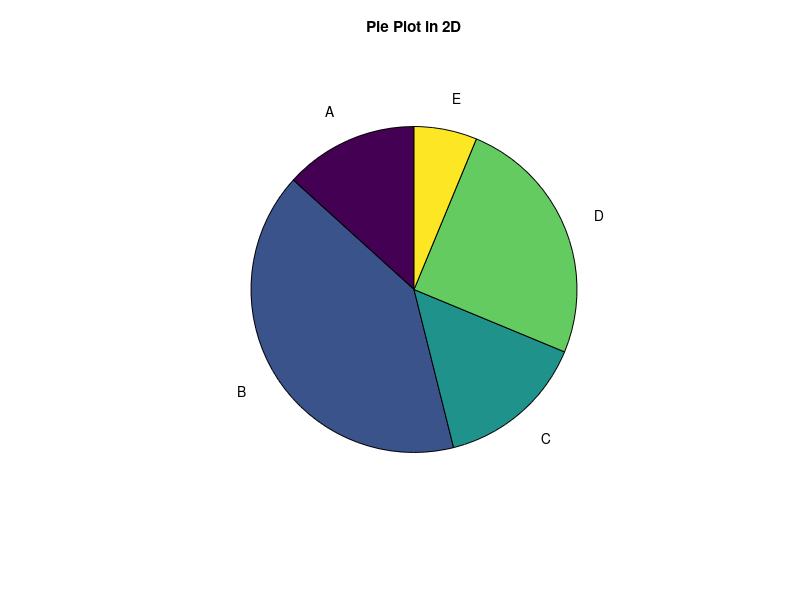
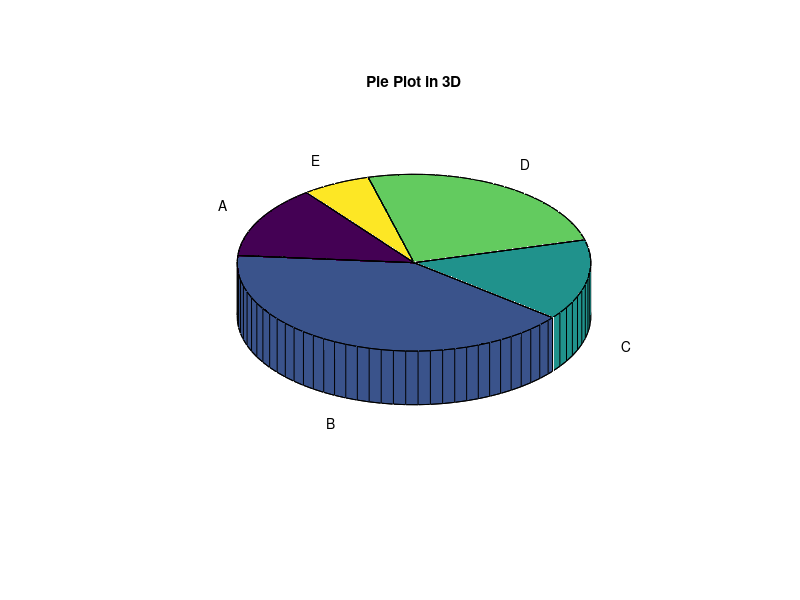

These charts were generated, in order, by the following MATLAB code:
%%Name Surname: Serkan Burak Örs
%Istanbul Technical University
%Aeronautics and Astronautics Faculty - Astronautical Engineering
%E-mail: orss19@itu.edu.tr
%BIL 113E - Summer 2020 - CRN:30156
%Instructor: Dr. Mustafa Resa Becan
%Week 3 - Date: 26/08/2020
%%
figure(1)
pie([17 52 19 32 8],{'A','B','C','D','E'});
title('Pie Plot in 2D');
figure(2)
pie3([17 52 19 32 8],{'A','B','C','D','E'});
title('Pie Plot in 3D');